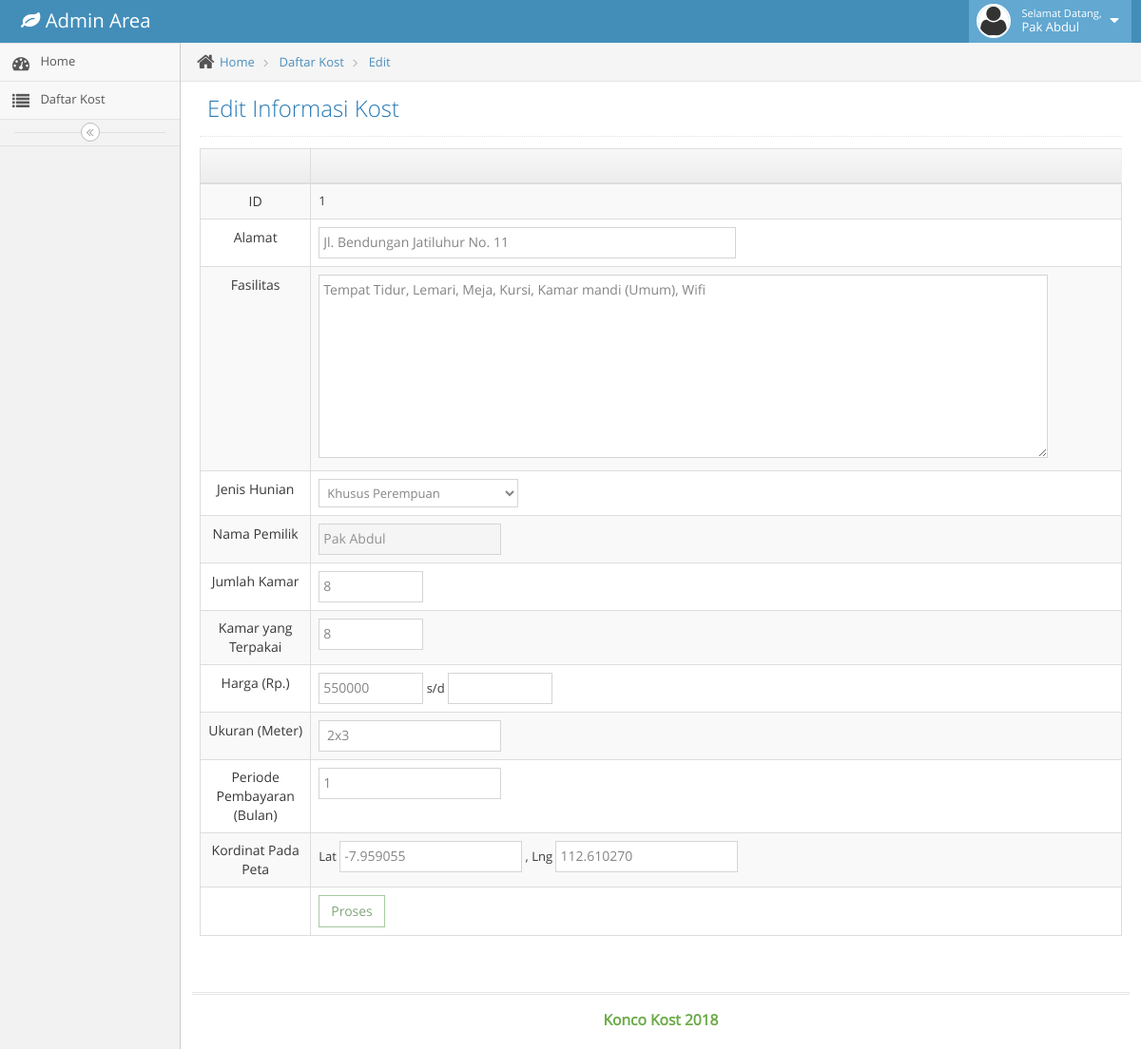
The app's page /modul/admin/index.php?modul=konten&file=edit&id=1 (signed in) with its own data.
### tables this page shows
CREATE TABLE `tb_kost` (
  `id` int(5) NOT NULL,
  `alamat` varchar(255) DEFAULT NULL,
  `jenis` varchar(3) DEFAULT NULL,
  `pemilik` int(3) DEFAULT NULL,
  `jumlah` varchar(3) DEFAULT NULL,
  `terpakai` varchar(3) DEFAULT NULL,
  `harga_a` int(12) DEFAULT NULL,
  `harga_b` varchar(12) DEFAULT NULL,
  `ukuran` varchar(12) DEFAULT NULL,
  `periode` varchar(10) DEFAULT NULL,
  `fasilitas` varchar(255) DEFAULT NULL,
  `latitude` decimal(9,6) DEFAULT NULL,
  `longitude` decimal(9,6) DEFAULT NULL,
  `image` varchar(255) DEFAULT NULL
);

### modul/admin/modul/konten/edit.php (the view, shortened to what this page needs)
<?php
$id=$_GET["id"];
$check1=''; $check2=''; $check3='';
$query = $koneksi->prepare("SELECT * FROM tb_kost WHERE id='$id'");
$query->execute();
$print = $query->fetchAll(PDO::FETCH_ASSOC);
$printrecord 	= $print[0];
$get_alamat = $printrecord["alamat"];
$get_pemilik = $printrecord["pemilik"];
$get_jenis = $printrecord["jenis"];
$get_jumlah = $printrecord["jumlah"];
$get_terpakai = $printrecord["terpakai"];
$get_harga1 = $printrecord["harga_a"];
$get_harga2 = $printrecord["harga_b"];
$get_ukuran = $printrecord["ukuran"];
$get_periode = $printrecord["periode"];
$get_fasilitas = $printrecord["fasilitas"];
$get_lat = $printrecord["latitude"];
$get_lng = $printrecord["longitude"];
$query = $koneksi->prepare("SELECT * FROM tb_admin WHERE id='$get_pemilik'");
$query->execute();
$print = $query->fetchAll(PDO::FETCH_ASSOC);
$printrecord 	= $print[0];
$get_nama = $printrecord["nama"];
if ($get_jenis=='P') {
	$check1 = 'selected';
}
elseif ($get_jenis=='L'){
	$check2 = 'selected';
}
else{
	$check3 = 'selected';
}
?>
			<div class="main-content">
				<div class="main-content-inner">
					<div class="breadcrumbs ace-save-state" id="breadcrumbs">
						<ul class="breadcrumb">
							<li>
								<i class="ace-icon fa fa-home home-icon"></i>
								<a href="index.php">Home</a>
							</li>
							<li>
								<a href="index.php?modul=konten&file=content">Daftar Kost</a>
							</li>
							<li>
								<a href="index.php?modul=konten&file=edit&id=<?php echo $id ?>">Edit</a>
							</li>
						</ul>
					</div>
					<div class="page-content">
						<div class="page-header">
							<h1>
								Edit Informasi Kost
							</h1>
						</div>
						<div class="row">
							<div class="col-xs-12">
								<div class="row">
									<div class="col-xs-12">
										<div>
										<form name="Edit" action="index.php?modul=konten&file=update" enctype=\" multipart/form-data\" method="POST" >
											<table id="dynamic-table" class="table table-striped table-bordered table-hover">
												<thead>
													<tr>
														<th class="center" width="12%">
													</th>
													<th></th>
												</tr>
											</thead>
										<tbody>
										<tr>
											<td class="center">
											<label class="pos-rel">ID</label>
											</td>
											<td><?php echo $id ?><input type="hidden" name="id" value="<?php echo $id ?>"></td>
										</tr>
										<tr>
											<td class="center">
											<label class="pos-rel">Alamat</label>
											</td>
											<td><input type="text" size="50" name="alamat" value="<?php echo $get_alamat ?>"></td>
										</tr>
										<tr>
											<td class="center">
											<label class="pos-rel">Fasilitas</label>
											</td>
											<td><textarea rows="9" cols="90" name="fasilitas"><?php echo $get_fasilitas ?></textarea></td>
										</tr>
										<tr>
											<td class="center">
											<label class="pos-rel">Jenis Hunian</label>
											</td>
											<td><select name="jenis">
												<option value="P" <?php echo $check1 ?>>Khusus Perempuan</option>
											</select></td>
										</tr>
										<tr>
											<td class="center">
											<label class="pos-rel">Nama Pemilik</label></td>
											<td><input type="text" name="a" value="<?php echo $get_nama ?>" readonly></td>
										</tr>
										<tr>
											<td class="center">
											<label class="pos-rel">Jumlah Kamar</label></td>
											<td><input type="text" size="10px" name="jumlah" value="<?php echo $get_jumlah ?>"></td>
										</tr>
										<tr>
											<td class="center">
											<label class="pos-rel">Kamar yang Terpakai</label></td>
											<td><input type="text" size="10px" name="terpakai" value="<?php echo $get_terpakai ?>"></td>
										</tr>
										<tr>
											<td class="center">
											<label class="pos-rel">Harga (Rp.)</label></td>
											<td><input type="text" size="10px" name="harga_a" required="true" value="<?php echo $get_harga1 ?>"> s/d <input type="text" size="10px" name="harga_b" value="<?php echo $get_harga2 ?>"></td>
										</tr>
										<tr>
											<td class="center">
											<label class="pos-rel">Ukuran (Meter)</label></td>
											<td><input type="text" name="ukuran" required="true" value="<?php echo $get_ukuran ?>"></td>
										</tr>
										<tr>
											<td class="center">
											<label class="pos-rel">Periode Pembayaran (Bulan)</label></td>
											<td><input type="text" name="periode" required="true" value="<?php echo $get_periode ?>"</td>
										</tr>
										<tr>
											<td class="center">
											<label class="pos-rel">Kordinat Pada Peta</label></td>
											<td>Lat <input type="text" name="lat" required="true" value="<?php echo $get_lat ?>"> , Lng <input type="text" name="lng" required="true" value="<?php echo $get_lng ?>"></td>
										</tr>
										<tr>
											<td></td>
											<td><input class="btn btn-white btn-success" type="submit" name="proses" value="Proses"></td>
										</tr>
										</tbody>
										</table>
										</form>
									</div>
								</div>
							</div>
							</div>
						</div>
					</div>
				</div>
			</div>

### records on screen
tb_kost: alamat "Jl. Bendungan Jatiluhur No. 11", fasilitas "Tempat Tidur, Lemari, Meja, Kursi, Kamar mandi (Umum), Wifi", jumlah "8", terpakai "8", harga_a "550000", ukuran "2x3", periode "1", lat "-7.959055", lng "112.610270"

### other values on screen
$_SESSION['nama'] "Pak Abdul"
$id "1"
